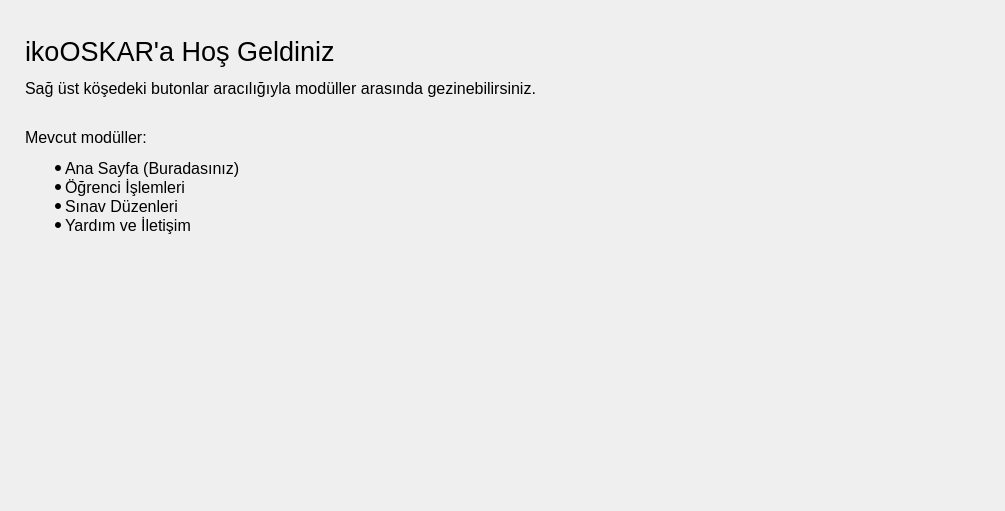
<?xml version="1.0" encoding="UTF-8"?>
<ui version="4.0">
 <class>ikoOSKAR::UI::WelcomeUi</class>
 <widget class="QWidget" name="ikoOSKAR::UI::WelcomeUi">
  <property name="geometry">
   <rect>
    <x>0</x>
    <y>0</y>
    <width>1005</width>
    <height>511</height>
   </rect>
  </property>
  <property name="windowTitle">
   <string>Form</string>
  </property>
  <property name="autoFillBackground">
   <bool>false</bool>
  </property>
  <layout class="QHBoxLayout" name="horizontalLayout">
   <property name="leftMargin">
    <number>0</number>
   </property>
   <property name="topMargin">
    <number>0</number>
   </property>
   <property name="rightMargin">
    <number>0</number>
   </property>
   <property name="bottomMargin">
    <number>0</number>
   </property>
   <item>
    <widget class="QFrame" name="frmV">
     <property name="frameShape">
      <enum>QFrame::NoFrame</enum>
     </property>
     <property name="frameShadow">
      <enum>QFrame::Raised</enum>
     </property>
     <layout class="QVBoxLayout" name="verticalLayout">
      <property name="leftMargin">
       <number>0</number>
      </property>
      <property name="topMargin">
       <number>0</number>
      </property>
      <property name="rightMargin">
       <number>0</number>
      </property>
      <property name="bottomMargin">
       <number>0</number>
      </property>
      <item>
       <widget class="QFrame" name="frmTop">
        <property name="sizePolicy">
         <sizepolicy hsizetype="Preferred" vsizetype="Minimum">
          <horstretch>0</horstretch>
          <verstretch>0</verstretch>
         </sizepolicy>
        </property>
        <property name="maximumSize">
         <size>
          <width>16777215</width>
          <height>30</height>
         </size>
        </property>
        <property name="frameShape">
         <enum>QFrame::NoFrame</enum>
        </property>
        <property name="frameShadow">
         <enum>QFrame::Raised</enum>
        </property>
        <layout class="QVBoxLayout" name="verticalLayout_3">
         <property name="leftMargin">
          <number>0</number>
         </property>
         <property name="topMargin">
          <number>0</number>
         </property>
         <property name="rightMargin">
          <number>0</number>
         </property>
         <property name="bottomMargin">
          <number>0</number>
         </property>
         <item>
          <spacer name="verticalSpacer_2">
           <property name="orientation">
            <enum>Qt::Vertical</enum>
           </property>
           <property name="sizeHint" stdset="0">
            <size>
             <width>20</width>
             <height>27</height>
            </size>
           </property>
          </spacer>
         </item>
        </layout>
       </widget>
      </item>
      <item>
       <widget class="QFrame" name="frmRoot">
        <property name="frameShape">
         <enum>QFrame::NoFrame</enum>
        </property>
        <property name="frameShadow">
         <enum>QFrame::Raised</enum>
        </property>
        <layout class="QHBoxLayout" name="horizontalLayout_2">
         <property name="spacing">
          <number>10</number>
         </property>
         <property name="leftMargin">
          <number>0</number>
         </property>
         <property name="topMargin">
          <number>0</number>
         </property>
         <property name="rightMargin">
          <number>0</number>
         </property>
         <property name="bottomMargin">
          <number>0</number>
         </property>
         <item>
          <spacer name="horizontalSpacer">
           <property name="orientation">
            <enum>Qt::Horizontal</enum>
           </property>
           <property name="sizeHint" stdset="0">
            <size>
             <width>40</width>
             <height>20</height>
            </size>
           </property>
          </spacer>
         </item>
         <item>
          <widget class="QLabel" name="lblText">
           <property name="font">
            <font>
             <pointsize>11</pointsize>
            </font>
           </property>
           <property name="text">
            <string>&lt;html&gt;&lt;head/&gt;&lt;body&gt;
&lt;p&gt;&lt;span style=&quot; font-size:20pt; margin-top:0px; margin-bottom:0px; margin-left:0px; margin-right:0px; -qt-block-indent:0; text-indent:0px;&quot;&gt;ikoOSKAR'a Hoş Geldiniz&lt;/span&gt;&lt;/p&gt;
&lt;p style=&quot;font-size:12pt;&quot;&gt;Sağ üst köşedeki butonlar aracılığıyla modüller arasında gezinebilirsiniz.&lt;br/&gt;&lt;/p&gt;
&lt;p style=&quot;font-size:12pt;&quot;&gt;Mevcut modüller: &lt;/p&gt;
&lt;ul style=&quot;font-size:12pt; margin-top: 0px; margin-bottom: 0px; margin-left: 0px; margin-right: 0px; -qt-list-indent: 1;&quot;&gt;
&lt;li style=&quot; margin-top:12px; margin-bottom:0px; margin-left:0px; margin-right:0px; -qt-block-indent:0; text-indent:0px;&quot;&gt;Ana Sayfa (Buradasınız)&lt;/li&gt;
&lt;li style=&quot; margin-top:0px; margin-bottom:0px; margin-left:0px; margin-right:0px; -qt-block-indent:0; text-indent:0px;&quot;&gt;Öğrenci İşlemleri&lt;/li&gt;
&lt;li style=&quot; margin-top:0px; margin-bottom:0px; margin-left:0px; margin-right:0px; -qt-block-indent:0; text-indent:0px;&quot;&gt;Sınav Düzenleri&lt;/li&gt;
&lt;li style=&quot; margin-top:0px; margin-bottom:12px; margin-left:0px; margin-right:0px; -qt-block-indent:0; text-indent:0px;&quot;&gt;Yardım ve İletişim &lt;/li&gt;
&lt;/ul&gt;
&lt;/body&gt;&lt;/html&gt;</string>
           </property>
           <property name="alignment">
            <set>Qt::AlignLeading|Qt::AlignLeft|Qt::AlignTop</set>
           </property>
           <property name="wordWrap">
            <bool>false</bool>
           </property>
           <property name="margin">
            <number>10</number>
           </property>
          </widget>
         </item>
         <item>
          <spacer name="horizontalSpacer_2">
           <property name="orientation">
            <enum>Qt::Horizontal</enum>
           </property>
           <property name="sizeHint" stdset="0">
            <size>
             <width>40</width>
             <height>20</height>
            </size>
           </property>
          </spacer>
         </item>
         <item>
          <widget class="QFrame" name="frmIcon">
           <property name="frameShape">
            <enum>QFrame::NoFrame</enum>
           </property>
           <property name="frameShadow">
            <enum>QFrame::Raised</enum>
           </property>
           <layout class="QVBoxLayout" name="verticalLayout_2">
            <property name="leftMargin">
             <number>10</number>
            </property>
            <property name="topMargin">
             <number>0</number>
            </property>
            <property name="rightMargin">
             <number>0</number>
            </property>
            <property name="bottomMargin">
             <number>0</number>
            </property>
            <item>
             <widget class="QPushButton" name="btnIcon">
              <property name="enabled">
               <bool>false</bool>
              </property>
              <property name="sizePolicy">
               <sizepolicy hsizetype="Minimum" vsizetype="Minimum">
                <horstretch>0</horstretch>
                <verstretch>0</verstretch>
               </sizepolicy>
              </property>
              <property name="minimumSize">
               <size>
                <width>400</width>
                <height>0</height>
               </size>
              </property>
              <property name="maximumSize">
               <size>
                <width>400</width>
                <height>300</height>
               </size>
              </property>
              <property name="autoFillBackground">
               <bool>false</bool>
              </property>
              <property name="text">
               <string/>
              </property>
              <property name="icon">
               <iconset resource="../../../assets/resources.qrc">
                <normaloff>:/Icon-Transparent.png</normaloff>
                <disabledoff>:/Icon-Transparent.png</disabledoff>
                <disabledon>:/Icon-Transparent.png</disabledon>:/Icon-Transparent.png</iconset>
              </property>
              <property name="iconSize">
               <size>
                <width>400</width>
                <height>400</height>
               </size>
              </property>
              <property name="checkable">
               <bool>false</bool>
              </property>
              <property name="flat">
               <bool>true</bool>
              </property>
             </widget>
            </item>
            <item>
             <spacer name="verticalSpacer">
              <property name="orientation">
               <enum>Qt::Vertical</enum>
              </property>
              <property name="sizeHint" stdset="0">
               <size>
                <width>20</width>
                <height>40</height>
               </size>
              </property>
             </spacer>
            </item>
           </layout>
          </widget>
         </item>
         <item>
          <spacer name="horizontalSpacer_3">
           <property name="orientation">
            <enum>Qt::Horizontal</enum>
           </property>
           <property name="sizeHint" stdset="0">
            <size>
             <width>40</width>
             <height>20</height>
            </size>
           </property>
          </spacer>
         </item>
        </layout>
       </widget>
      </item>
      <item>
       <spacer name="verticalSpacer_3">
        <property name="orientation">
         <enum>Qt::Vertical</enum>
        </property>
        <property name="sizeHint" stdset="0">
         <size>
          <width>20</width>
          <height>40</height>
         </size>
        </property>
       </spacer>
      </item>
     </layout>
    </widget>
   </item>
  </layout>
 </widget>
 <resources>
  <include location="../../../assets/resources.qrc"/>
 </resources>
 <connections/>
</ui>
